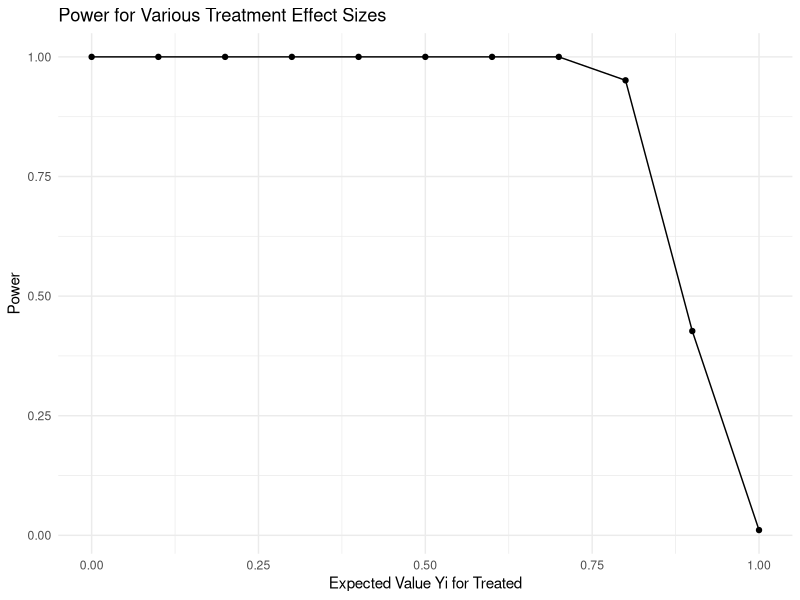
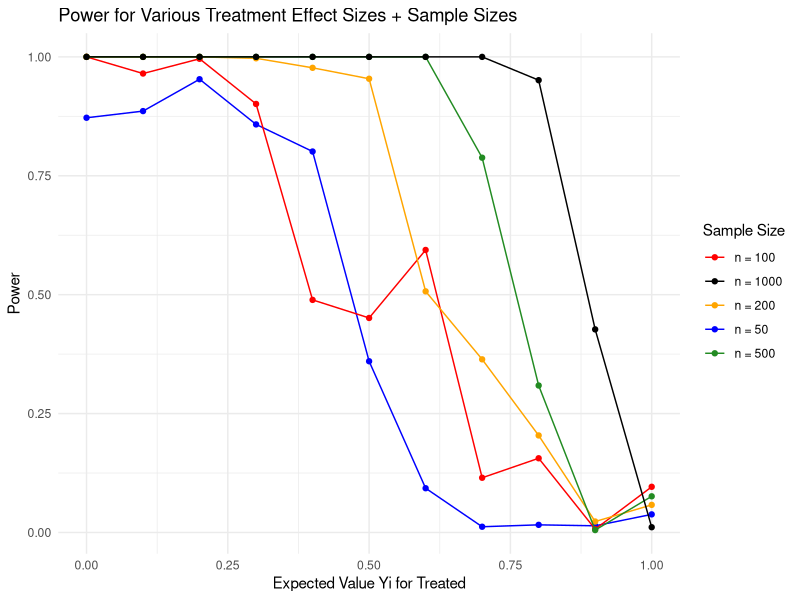

Here is the R script that generated these plots, in order:
## ---- chunk 1
#setup
#install.packages("tidyverse")

#open libraries
library(tidyverse)

## ---- chunk 2

#a.
#function to randomly assign treatment (P = 0.5) given 2 vectors of 
#potential outcomes

treatFx <- function(v1, v0){
  #randomly assign treatment, 1 = treated, 0 = control
  treat <- rbinom(n = length(v1), size = 1, prob = 0.5)
  
  #create vector for obs outcomes under treatment: keep 
  #outcomes if treated, otherwise not observed
  yi1 <- ifelse(treat == 1, v1, NA)
  
  #create vector for obs outcomes under treatment: keep 
  #outcomes if treated, otherwise not observed
  yi0 <- ifelse(treat == 0, v0, NA)
  
  #calculate ATE: mean yi1 - mean yi0
  ate <- mean(yi1, na.rm = T) - mean(yi0, na.rm = T)
  
  #standard error:sqrt(var yi1/n yi1 + var yi0/n yi0)
  se <- sqrt((var(yi1, na.rm = T)/sum(treat == 1)) +
               var(yi0, na.rm = T)/sum(treat == 0))
  
  #t statistic
  tstat <- ate/se

  
  #return p value for t statistic:
  #want two sided, so multiply by 2
  #take abs value and upper tail to keep
  #consistent behavior for treat means gt or lt control means
  return(pt(q = abs(tstat), df = length(v1) - 2, lower.tail = F)*2)
  
}

## ---- chunk 3
#1 and 2
set.seed(02139)

#outcomes under control: mean = 1, var/sd = 1
y0 <- rnorm(n = 1000, mean = 1, sd = 1)

#outcomes under treatment: mean = t = 0.2; var/sd = 1
y1 <- rnorm(n = 1000, mean = 0.2, sd = 1)

#run function
treatFx(y1, y0)


## ---- chunk 4
#b.
#repeat process 10,000 times
reps.10k.02 <- replicate(n = 10000, 
                         expr = treatFx(v1 = y1, v0 = y0),
                         simplify = "vector")

#get % p values < 0.05
sum(reps.10k.02 < 0.05) / (length(reps.10k.02)) #100% < 0.05

## ---- chunk 5
#c.
#function that does repeated simulation, which can be called by map function
#m1 = treatment effect
replicateSimFx <- function(times = 1000, size = 1000, m1){
  
  #generate treatment vector given #obs(size), and mean (m1)
  v1 <- rnorm(n = size, mean = m1, sd = 1)

  #do simulation for 'times' times, with previously generated v0 and our new v1
  res <- replicate(n = times, 
                   expr = treatFx(v0 = y0, v1 = v1), 
                   simplify = "vector")
  
  #return % of values <0.05
  return(sum(res < 0.05) / (length(res)))
  
}


#run simulation for different values of treatment group mean (0 - 1, along increases of .1), 
#1000 reps each per args in replicateSimFx
results <- purrr::map_dbl(seq(0, 1, .1), ~replicateSimFx(m1 = .x))

#plot results
as.data.frame(cbind(results, seq(0, 1, .1))) %>%
  ggplot(aes(x = V2, y = results)) +
  geom_point() +
  geom_line() +
  theme_minimal() +
  labs(x = "Expected Value Yi for Treated", y = "Power") +
  ggtitle("Power for Various Treatment Effect Sizes")


## ---- chunk 6
#d.
#add in sampling of diff sizes to previous function: sample.n = sample size, size = popl size
replicateSimFx2 <- function(times = 1000, size = 1000, m1, sample.n){
  
  #generate treatment vector given #obs(size), and mean (m1)
  v1 <- rnorm(n = size, mean = m1, sd = 1)
  
  #generate random sample of size sample.n
  v1.samp <- sample(v1, size = sample.n, replace = FALSE)
 

  #do simulation for 'times' times, with previously generated v0 and our new v1.samp
  res <- replicate(n = times, 
                   expr = treatFx(v0 = y0, v1 = v1.samp), 
                   simplify = "vector")
  
  #return % of values <0.05
  return(sum(res < 0.05) / (length(res)))
  
}


#replicate with sample size 50, various effect sizes 0-1
results.50 <- purrr::map_dbl(seq(0, 1, .1), ~replicateSimFx2(m1 = .x, sample.n = 50))

#draw random sample of 100 and repeat
results.100 <- purrr::map_dbl(seq(0, 1, .1), ~replicateSimFx2(m1 = .x, sample.n = 100))

#draw random sample of 200 and repeat
results.200 <- purrr::map_dbl(seq(0, 1, .1), ~replicateSimFx2(m1 = .x, sample.n = 200))

#draw random sample of 500 and repeat
results.500 <- purrr::map_dbl(seq(0, 1, .1), ~replicateSimFx2(m1 = .x, sample.n = 500))

#add these lines to graph
as.data.frame(cbind(results, 
                    results.50,
                    results.100,
                    results.200,
                    results.500,
                    seq(0, 1, .1))) %>%
  ggplot(aes(x = V6)) +
  #sample size 50
  geom_point(aes(y = results.50, color = "50")) + geom_line(aes(y = results.50, color = "50")) + 
  #sample size 100
  geom_point(aes(y = results.100, color = "100")) + geom_line(aes(y = results.100, color = "100")) +
  #sample size 200
  geom_point(aes(y = results.200, color = "200")) + geom_line(aes(y = results.200, color = "200")) +
  #sample size 500
  geom_point(aes(y = results.500, color = "500")) + geom_line(aes(y = results.500, color = "500")) +
  #sample size 1000
  geom_point(aes(y = results, color = "1000")) + geom_line(aes(y = results, color = "1000")) +
  theme_minimal() +
  labs(x = "Expected Value Yi for Treated", y = "Power") +
  ggtitle("Power for Various Treatment Effect Sizes + Sample Sizes") +
  #add color legend
  scale_color_manual(labels = paste0("n = ", c(100, 1000, 200, 50, 500)),
                     values = c("red", "black", "orange", "blue", "forestgreen"),
                     name = "Sample Size")





## ---- chunk 7
#reset the seed
set.seed(02139)

#generate vector of cluster memberships
jij <- rep(c(1:50), each = 20)

#draw group level means for each cluster
jij.mu <- runif(n = 50, min = 0, max = 10)

#data frame of cluster num + cluster mean
clusterInfo <- as.data.frame(cbind(c(1:50), jij.mu))

#observation frame to match to clusterInfo
obs.frame <- as.data.frame(cbind(jij)) #1:1000 is individual obs number

#now assign each individual observation its cluster mean
matched <- clusterInfo %>% right_join(obs.frame, by = c("V1" = "jij"))

#add individual error term
jij.error <- rnorm(n = 1000, mean = 0, sd = 1)

#generate thecorrelated error terms as group mean + individual error
group.corr.error <- matched$jij.mu + jij.error

#add to old y0 vector and call y*0
y0star <- y0 + group.corr.error



## ---- chunk 8
#b.
#modify function from pt 1 to sample by cluster

treatFxClus <- function(v1, v0, cluster){
  
  #randomly assign treatment by cluster, 1 = treated, 0 = control
  #where 1/2 clusters are treated
  treat <- sample(x = cluster, size = length(unique(cluster))/2, replace = FALSE)
  
  #control is every other cluster
  #create index of clusters that have not been treated
  control.index <- ! 1:50 %in% treat
  
  #initialize dummy vector for control of length 25
  control <- c(rep(999, 25))
  
  #iterate over it to add control group #s
  #j = index of vector to add to, start it at 1
  
  j <- 1
  for (i in 1:50){
    if (control.index[i]){
      control[j] <- i
      j <- j + 1 #add 1 to move index up
    }
  }
  
  
  #create vector for obs outcomes under treatment: keep 
  #outcomes if treated, otherwise not observed
  # yi1 <- ifelse(treat == 1, v1, NA)
  # 
  # #create vector for obs outcomes under treatment: keep 
  # #outcomes if treated, otherwise not observed
  # yi0 <- ifelse(treat == 0, v0, NA)
  # 
  # #calculate ATE: mean yi1 - mean yi0
  # ate <- mean(yi1, na.rm = T) - mean(yi0, na.rm = T)
  # 
  # #standard error:sqrt(var yi1/n yi1 + var yi0/n yi0)
  # se <- sqrt((var(yi1, na.rm = T)/sum(treat == 1)) +
  #              var(yi0, na.rm = T)/sum(treat == 0))
  # 
  # #t statistic
  # tstat <- ate/se

  
  #return p value for t statistic:
  #want two sided, so multiply by 2
  #take abs value and upper tail to keep
  #consistent behavior for treat means gt or lt control means
  #return(pt(q = abs(tstat), df = length(v1) - 2, lower.tail = F)*2)
  
}
treatFxClus(y1, y0, c(1:50))

